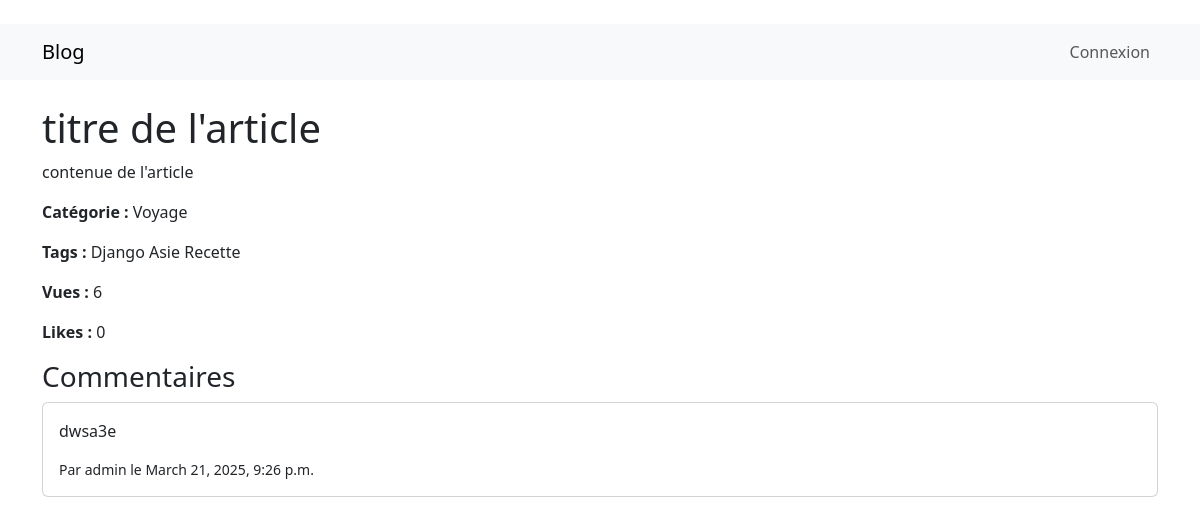
The app's page /article/4/ with its own data.
### blog/models.py (models this page shows, shortened)
class Article(models.Model):
    title = models.CharField(max_length=200)
    content = models.TextField()
    author = models.ForeignKey(User, on_delete=models.CASCADE)
    category = models.ForeignKey(Category, on_delete=models.SET_NULL, null=True)
    tags = models.ManyToManyField(Tag)
    created_at = models.DateTimeField(auto_now_add=True)
    updated_at = models.DateTimeField(auto_now=True)
    views = models.PositiveIntegerField(default=0)
    likes = models.ManyToManyField(User, related_name='liked_articles', blank=True)

class Category(models.Model):
    name = models.CharField(max_length=100, unique=True)
    def __str__(self):
        return self.name

class Tag(models.Model):
    name = models.CharField(max_length=50, unique=True)

class Comment(models.Model):
    article = models.ForeignKey(Article, on_delete=models.CASCADE, related_name='comments')
    author = models.ForeignKey(User, on_delete=models.CASCADE)
    content = models.TextField()
    created_at = models.DateTimeField(auto_now_add=True)

### blog/views.py (the view)
# urls.py: path('article/<int:article_id>/', views.article_detail, name='article_detail'),
def article_detail(request, article_id):
    article = get_object_or_404(Article, id=article_id)
    article.views += 1
    article.save()
    if request.method == 'POST':
        form = CommentForm(request.POST)
        if form.is_valid():
            comment = form.save(commit=False)
            comment.article = article
            comment.author = request.user
            comment.save()
            Notification.objects.create(
                user=article.author,
                message=f"{request.user.username} a commenté votre article : {article.title}"
            )
            messages.success(request, 'Commentaire ajouté !')
            return redirect('article_detail', article_id=article.id)
    else:
        form = CommentForm()
    return render(request, 'blog/article_detail.html', {
        'article': article,
        'form': form,
    })

### blog/templates/blog/article_detail.html (shortened to what this page needs)
﻿{% extends 'blog/base.html' %}
{% block content %}
    <h1>{{ article.title }}</h1>
    <p>{{ article.content }}</p>
    <p><strong>Catégorie :</strong> {{ article.category }}</p>
    <p><strong>Tags :</strong> {% for tag in article.tags.all %}{{ tag.name }} {% endfor %}</p>
    <p><strong>Vues :</strong> {{ article.views }}</p>
    <p><strong>Likes :</strong> {{ article.likes.count }}</p>
    <h3>Commentaires</h3>
    {% for comment in article.comments.all %}
        <div class="card mb-2">
            <div class="card-body">
                <p>{{ comment.content }}</p>
                <small>Par {{ comment.author }} le {{ comment.created_at }}</small>
            </div>
        </div>
    {% empty %}
        <p>Aucun commentaire.</p>
    {% endfor %}
{% endblock %}

### records on screen
Article: title "titre de l'article", content "contenue de l'article", category "Voyage", views "6", likes.count "0"
Tag: name "Django"
Tag: name "Asie"
Tag: name "Recette"
Comment: content "dwsa3e", author "admin", created_at "March 21, 2025, 9:26 p.m."
